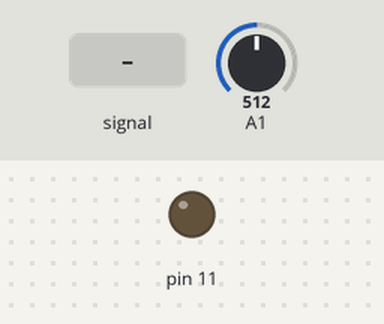
Bench run of a sketch on a simulated Arduino Uno, built with avr-gcc and run on an emulated ATmega328P. Parts: output pins drawn as LEDs (lit = HIGH). The test bench sets the inputs (shaded band); at power-on: A1 = 512. What the sketch prints to the serial monitor is not drawn.

Above: at 0.0 s.
At 1.2 s:
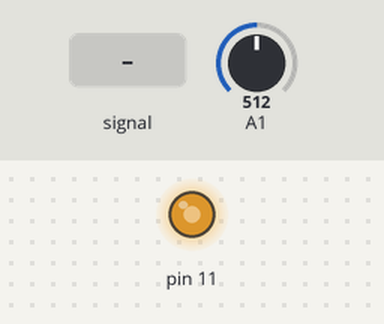
Timing chart, 0 to 1.1 s (numbered marks = the images above; inputs shaded):
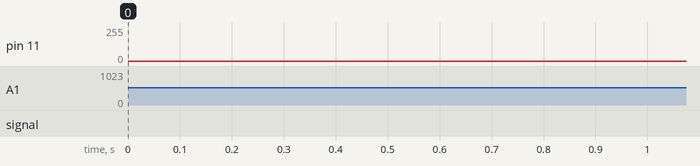

The sketch:

mix.ino
```cpp
#include <Arduino.h>
#include <math.h>

#define WAVETABLE_SIZE 512
#define SAMPLE_RATE 8000

byte sramBuffer[WAVETABLE_SIZE];
volatile uint16_t bufferIndex = 0;
volatile uint8_t stepValue = 1;

// Skapa mix av sågtand och sinus
void fillSramBufferWithSawAndSine() {
  float soundValue = 0.0;
  float delta = (2.0 * M_PI) / WAVETABLE_SIZE;   // stegstorlek för sinus
  float stepSaw = 255.0 / WAVETABLE_SIZE;        // stegstorlek för sågtand

  for (int i = 0; i < WAVETABLE_SIZE; i++) {
    // Sågtandsvåg: 0-255 skala om till -127-127
    float sawSample = (stepSaw * i) - 127.0;

    // Sinusvåg: -1 - 1 -> skala till -127-127
    float sinSample = 127.0 * sin(soundValue);
    soundValue += delta;

    // Dela med 2
    float mixed = (sawSample + sinSample) / 2.0;

    // Lägg till DC-offset +127 för att få 0-255
    sramBuffer[i] = (byte)round(mixed + 127.0);
  }
}

// Timer1 interrupt
ISR(TIMER1_COMPA_vect) {
  uint8_t inc = (stepValue == 0) ? 1 : stepValue;
  bufferIndex = (bufferIndex + inc) & (WAVETABLE_SIZE - 1);
  OCR2A = sramBuffer[bufferIndex];
}

void setupTimers() {
  // Timer2
  TCCR2A = _BV(COM2A1) | _BV(WGM21) | _BV(WGM20);
  TCCR2B = _BV(CS20);

  // Timer1 CTC
  TCCR1A = 0;
  TCCR1B = _BV(WGM12) | _BV(CS11);
  OCR1A = (uint16_t)((F_CPU / (8UL * SAMPLE_RATE)) - 1);
  TIMSK1 = _BV(OCIE1A);
}

void setup() {
  Serial.begin(115200);
  fillSramBufferWithSawAndSine();   // fyll mixad våg
  pinMode(11, OUTPUT);
  setupTimers();
}

void loop() {
  // Läs potentiometer A1
  uint16_t pot = analogRead(A1);
  stepValue = pot >> 5;

  // Skicka värdet till Serial Plotter
  Serial.println(OCR2A);
}
```
